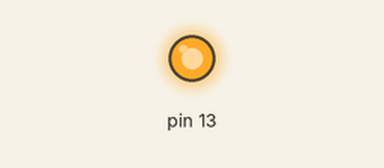
Simulated run of this sketch. Board: Arduino Uno, built with avr-gcc and run on an emulated ATmega328P. Parts: output pins drawn as LEDs (lit = HIGH).

Above: at 1.5 s.
At 17.7 s:
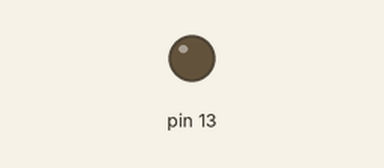
Timing chart, 0 to 27.3 s (numbered marks = the images above):
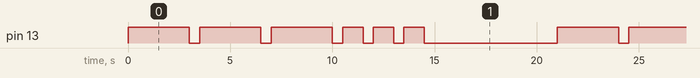

Measured:
- by itself, pin 13: repeats every 21.0 s: 2 × (LOW 0.50 s, HIGH 3.0 s), 3 × (LOW 0.50 s, HIGH 1.0 s), LOW 6.5 s, HIGH 3.0 s
- by itself, everything shown: repeats every 21.0 s, in 12 steps

The sketch:

sketch_SOS.ino.ino
```cpp
void setup() {
  pinMode(13, OUTPUT);
}

void loop() {
  for (int i = 0, n = 0; i < 6; i++, n++) {
    if (n < 3) {
      digitalWrite(13, HIGH);
      delay(3000);
      digitalWrite(13, LOW);
      delay(500);
    } else {
      digitalWrite(13, HIGH);
      delay(1000);
      digitalWrite(13, LOW);
      delay(500);
    }
  }
  delay(6000);
}
```
